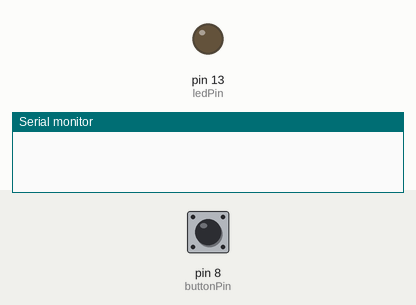
Bench run of a sketch on a simulated Arduino Uno, built with avr-gcc and run on an emulated ATmega328P. On the bench: output pins drawn as LEDs (lit = HIGH), the last lines printed to the serial monitor. The inputs (shaded band) are chosen by the test bench; at power-on: pin 8 (buttonPin) LOW.

Above: at 1.2 s.
1.3 s: pin 8 (buttonPin) pulled HIGH for 0.15 s
At 1.7 s:
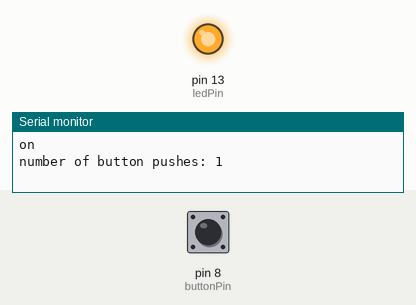
Timing chart, 0 to 4.3 s (numbered marks = the images above; inputs shaded):
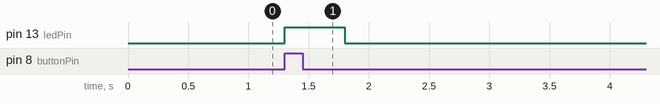

Measured:
- after the input at 1.3 s, pin 13 (ledPin): LOW → HIGH at once, → LOW 0.50 s later

The sketch:

BEEE_LAB_EVAL.ino
```cpp
const int  buttonPin = 8;
const int ledPin = 13;
int i;
int buttonPushCounter = 0;
int buttonState = 0;
int lastButtonState = 0;

void setup() {
  pinMode(buttonPin, INPUT);
  pinMode(ledPin, OUTPUT);
  Serial.begin(9600);
}


void loop() {
  buttonState = digitalRead(buttonPin);

  if (buttonState != lastButtonState) {
    if (buttonState == HIGH) {
      buttonPushCounter++;
      Serial.println("on");
      Serial.print("number of button pushes: ");
      Serial.println(buttonPushCounter);
    } else {
      Serial.println("off");
   delay(50);
  }
  lastButtonState = buttonState;

  }

  while (buttonPushCounter!=0)
  {
    for(int i=0;i<buttonPushCounter;i++)
    {
    digitalWrite(ledPin, HIGH);
 delay(500);
    digitalWrite(ledPin, LOW);
  delay(500);
    buttonPushCounter=buttonPushCounter-1;
  }
  }

}

  
```
